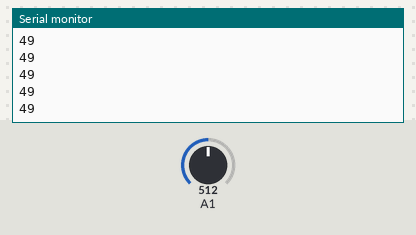
A sketch run on a simulated Arduino Uno, built with avr-gcc and run on an emulated ATmega328P. On the bench: the last lines printed to the serial monitor. The inputs (shaded band) are chosen by the test bench; at power-on: A1 = 512.

Above: at 1.2 s.
1.3 s: A1 set to 716
At 1.31 s:
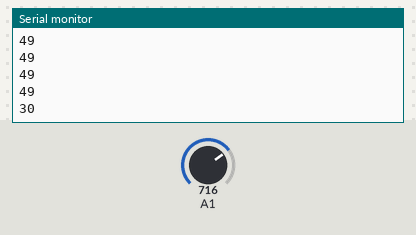
2.8 s: A1 set to 900
At 2.81 s:
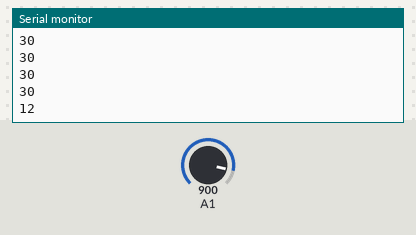
Timing chart, 0 to 5.8 s (numbered marks = the images above; inputs shaded):
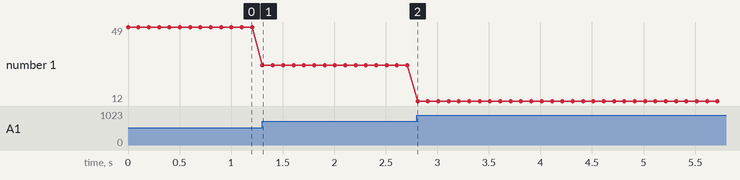

The sketch:

test_soil_humidity.ino
```cpp
void setup() {
 Serial.begin(9600);
}

void loop() {
  int sensorValue = analogRead(A1);
  sensorValue = map(sensorValue, 1023, 0, 0, 100);
  Serial.println(sensorValue);
  delay(100);
}
```

Measured:
- after the input at 1.3 s, the serial monitor: prints a new line at once (image 1)
- after the input at 2.8 s, the serial monitor: prints a new line at once (image 2)
- plotted number 1: 49 → 30 after the input at 1.3 s, 30 → 12 after the input at 2.8 s
